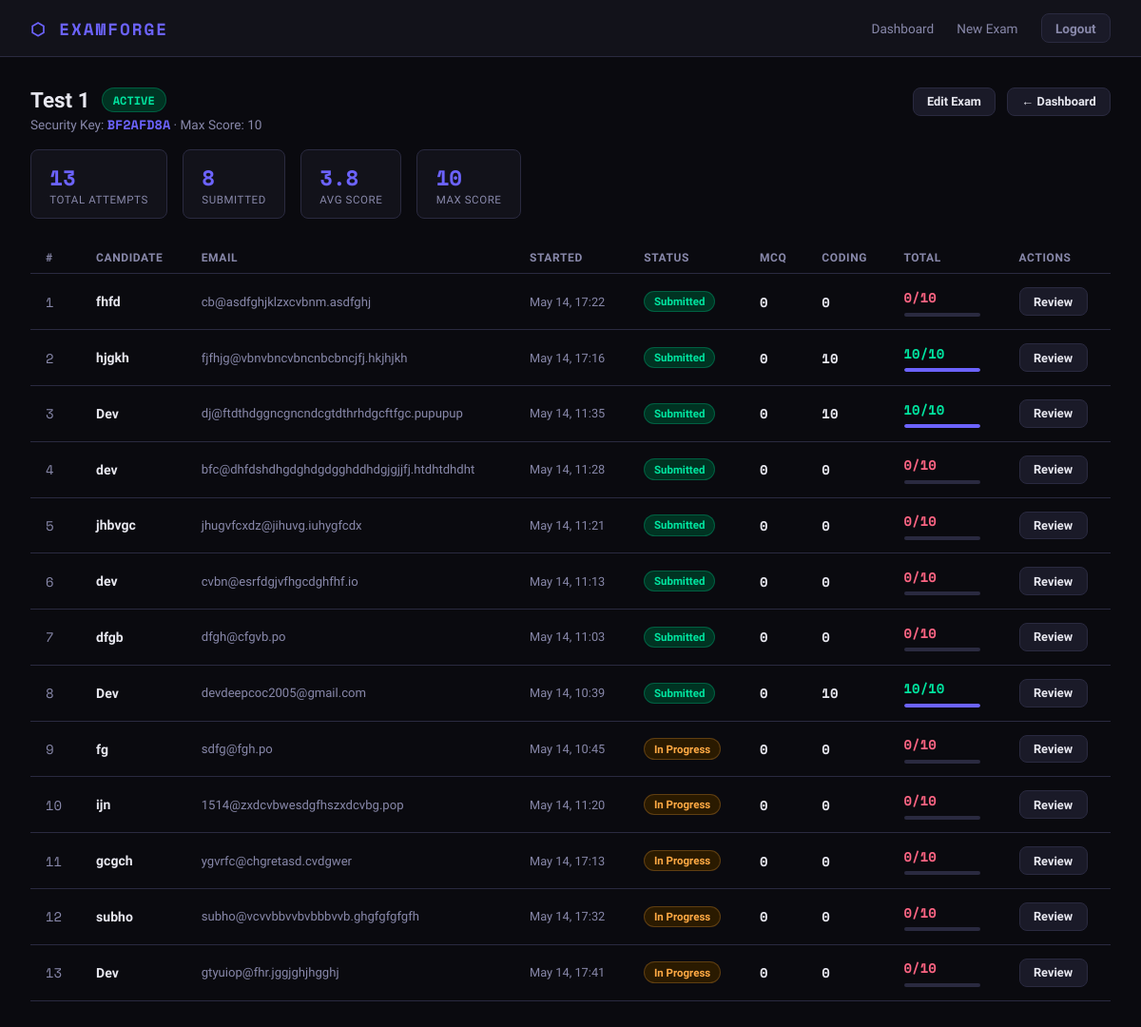
Screenshot of /exam/1/results (signed in) with the database file from the repository.
### app.py (models this page shows)
class Exam(db.Model):
    id = db.Column(db.Integer, primary_key=True)
    title = db.Column(db.String(200), nullable=False)
    security_key = db.Column(db.String(20), unique=True, nullable=False)
    teacher_id = db.Column(db.Integer, db.ForeignKey('teacher.id'), nullable=False)
    total_time_minutes = db.Column(db.Integer, default=60)
    mcq_enabled = db.Column(db.Boolean, default=True)
    coding_enabled = db.Column(db.Boolean, default=True)
    mcq_time_minutes = db.Column(db.Integer, default=30)
    coding_time_minutes = db.Column(db.Integer, default=30)
    is_active = db.Column(db.Boolean, default=True)
    allowed_emails = db.Column(db.Text)  # Comma-separated list of allowed emails (empty = anyone)
    created_at = db.Column(db.DateTime, default=now_ist)
    questions = db.relationship('Question', backref='exam', lazy=True, cascade='all, delete-orphan')
    attempts = db.relationship('Attempt', backref='exam', lazy=True, cascade='all, delete-orphan')

class Attempt(db.Model):
    id = db.Column(db.Integer, primary_key=True)
    exam_id = db.Column(db.Integer, db.ForeignKey('exam.id'), nullable=False)
    candidate_name = db.Column(db.String(100), nullable=False)
    candidate_email = db.Column(db.String(150), nullable=False)
    started_at = db.Column(db.DateTime, default=now_ist)
    submitted_at = db.Column(db.DateTime)
    mcq_submitted = db.Column(db.Boolean, default=False)
    mcq_started_at = db.Column(db.DateTime)
    mcq_score = db.Column(db.Integer, default=0)
    coding_submitted = db.Column(db.Boolean, default=False)
    coding_started_at = db.Column(db.DateTime)
    coding_score = db.Column(db.Integer, default=0)
    total_score = db.Column(db.Integer, default=0)
    max_score = db.Column(db.Integer, default=0)
    answers = db.relationship('Answer', backref='attempt', lazy=True, cascade='all, delete-orphan')
    email_sent = db.Column(db.Boolean, default=False)

### app.py (the view)
@app.route('/exam/<int:exam_id>/results')
@teacher_required
def exam_results(exam_id):
    exam = Exam.query.get_or_404(exam_id)
    if exam.teacher_id != session['teacher_id']:
        return redirect(url_for('dashboard'))
    attempts = Attempt.query.filter_by(exam_id=exam_id).order_by(Attempt.submitted_at.desc()).all()
    max_score = get_max_score(exam)
    return render_template('exam_results.html', exam=exam, attempts=attempts, max_score=max_score)

### app.py (called while the page is built)
def get_max_score(exam):
    return sum(q.marks for q in exam.questions)

def teacher_required(f):
    from functools import wraps
    @wraps(f)
    def decorated(*args, **kwargs):
        if 'teacher_id' not in session:
            return redirect(url_for('teacher_login'))
        return f(*args, **kwargs)
    return decorated

### templates/exam_results.html (shortened to what this page needs)
{% extends "base.html" %}
{% block content %}
<div class="results-header">
  <div>
    <div style="display:flex; align-items:center; gap:0.75rem; flex-wrap:wrap;">
      <h1>{{ exam.title }}</h1>
      <span class="tag {{ 'tag-active' if exam.is_active else 'tag-inactive' }}">{{ 'ACTIVE' if exam.is_active else 'PAUSED' }}</span>
    </div>
    <p>Security Key: <strong style="font-family:var(--font-mono); color:var(--accent);">{{ exam.security_key }}</strong> · Max Score: {{ max_score }}</p>
  </div>
  <div style="display:flex; gap:0.75rem;">
    <a href="{{ url_for('edit_exam', exam_id=exam.id) }}" class="btn btn-secondary btn-sm">Edit Exam</a>
    <a href="{{ url_for('dashboard') }}" class="btn btn-secondary btn-sm">← Dashboard</a>
  </div>
</div>
{% if attempts %}
{% set submitted = attempts | selectattr('submitted_at') | list %}
{% set avg = (submitted | sum(attribute='total_score') / submitted|length)|round(1) if submitted else 0 %}
<div class="stats-bar">
  <div class="stat-pill"><div class="val">{{ attempts|length }}</div><div class="lbl">Total Attempts</div></div>
  <div class="stat-pill"><div class="val">{{ submitted|length }}</div><div class="lbl">Submitted</div></div>
  <div class="stat-pill"><div class="val">{{ avg }}</div><div class="lbl">Avg Score</div></div>
  <div class="stat-pill"><div class="val">{{ max_score }}</div><div class="lbl">Max Score</div></div>
</div>
{% endif %}
<div class="table-wrap">
  {% if attempts %}
  <table>
    <thead>
      <tr>
        <th>#</th>
        <th>Candidate</th>
        <th>Email</th>
        <th>Started</th>
        <th>Status</th>
        <th>MCQ</th>
        <th>Coding</th>
        <th>Total</th>
        <th>Actions</th>
      </tr>
    </thead>
    <tbody>
      {% for attempt in attempts %}
      {% set pct = (attempt.total_score / max_score * 100)|int if max_score > 0 else 0 %}
      <tr>
        <td style="color:var(--text-muted); font-family:var(--font-mono);">{{ loop.index }}</td>
        <td><strong>{{ attempt.candidate_name }}</strong></td>
        <td style="color:var(--text-muted); font-size:0.82rem;">{{ attempt.candidate_email }}</td>
        <td style="color:var(--text-muted); font-size:0.8rem;">{{ attempt.started_at.strftime('%b %d, %H:%M') }}</td>
        <td>
          {% if attempt.submitted_at %}
          <span class="status-badge status-done">Submitted</span>
          {% else %}
          <span class="status-badge status-pending">In Progress</span>
          {% endif %}
        </td>
        <td class="score-cell">{{ attempt.mcq_score }}</td>
        <td class="score-cell">{{ attempt.coding_score }}</td>
        <td>
          <div class="score-cell {{ 'score-high' if pct >= 70 else ('score-mid' if pct >= 40 else 'score-low') }}">
            {{ attempt.total_score }}/{{ max_score }}
          </div>
          <div class="mini-bar"><div class="mini-fill" style="width:{{ pct }}%"></div></div>
        </td>
        <td>
          <a href="{{ url_for('attempt_detail', attempt_id=attempt.id) }}" class="btn btn-secondary btn-sm">Review</a>
        </td>
      </tr>
      {% endfor %}
    </tbody>
  </table>
  {% else %}
  <div class="empty">
    <div style="font-size:2.5rem; margin-bottom:0.75rem;">📭</div>
    <h3>No attempts yet</h3>
    <p style="margin-top:0.3rem; font-size:0.85rem;">Share the security key <strong style="color:var(--accent);">{{ exam.security_key }}</strong> with students to begin</p>
  </div>
  {% endif %}
</div>
{% endblock %}

### templates/base.html (style rules this page uses)
:root { --bg: #0a0a0f; --surface: #12121a; --surface2: #1a1a28; --border: #2a2a40; --accent: #6c63ff; --accent2: #ff6584; --green: #00e5a0; --text: #e8e8f0; --text-muted: #8888aa; --font-mono: 'Space Mono', monospace; --font-sans: 'Sora', sans-serif; }
* { margin:0; padding:0; box-sizing:border-box; }
body { background:var(--bg); color:var(--text); font-family:var(--font-sans); min-height:100vh; }
a { color:var(--accent); text-decoration:none; }
.btn { display:inline-flex; align-items:center; gap:0.5rem; padding:0.6rem 1.4rem; border-radius:8px; font-family:var(--font-sans); font-size:0.875rem; font-weight:600; border:none; cursor:pointer; transition:all 0.2s; }
.btn-secondary { background:var(--surface2); color:var(--text); border:1px solid var(--border); }
.btn-sm { padding:0.4rem 0.9rem; font-size:0.8rem; }
.tag { display:inline-block; padding:0.2rem 0.7rem; border-radius:20px; font-size:0.75rem; font-weight:600; font-family:var(--font-mono); }
.tag-active { background:#003322; color:var(--green); border:1px solid #00e5a040; }
h1 { font-size:1.8rem; font-weight:700; }

### templates/exam_results.html (style rules this page uses)
.results-header { padding:2rem 2rem 1rem; display:flex; align-items:flex-start; justify-content:space-between; flex-wrap:wrap; gap:1rem; }
.results-header h1 { font-size:1.4rem; }
.results-header p { color:var(--text-muted); font-size:0.85rem; margin-top:0.2rem; }
.stats-bar { display:flex; gap:1rem; padding:0 2rem 1.5rem; flex-wrap:wrap; }
.stat-pill { background:var(--surface); border:1px solid var(--border); border-radius:8px; padding:0.75rem 1.2rem; }
.stat-pill .val { font-family:var(--font-mono); font-size:1.4rem; font-weight:700; color:var(--accent); }
.stat-pill .lbl { font-size:0.72rem; color:var(--text-muted); text-transform:uppercase; letter-spacing:0.05em; }
.table-wrap { padding:0 2rem 2rem; overflow-x:auto; }
table { width:100%; border-collapse:collapse; }
th { text-align:left; font-size:0.75rem; text-transform:uppercase; letter-spacing:0.05em; color:var(--text-muted); padding:0.6rem 1rem; border-bottom:1px solid var(--border); }
td { padding:0.85rem 1rem; border-bottom:1px solid var(--border); font-size:0.875rem; }
.score-cell { font-family:var(--font-mono); font-weight:700; }
.score-high { color:var(--green); }
.score-low { color:var(--accent2); }
.status-badge { display:inline-block; padding:0.2rem 0.6rem; border-radius:20px; font-size:0.72rem; font-weight:600; }
.status-done { background:#003322; color:var(--green); border:1px solid #00e5a040; }
.status-pending { background:#2a1a00; color:#ffaa44; border:1px solid #ffaa4440; }
.mini-bar { height:4px; background:var(--border); border-radius:2px; margin-top:0.35rem; overflow:hidden; width:80px; }
.mini-fill { height:100%; border-radius:2px; background:var(--accent); }

### rows the page displays
Exam: title "Test 1", is_active "ACTIVE", security_key "BF2AFD8A"
Attempt: candidate_name "fhfd", candidate_email "cb@asdfghjklzxcvbnm.asdfghj", started_at "May 14, 17:22", shows "Submitted", mcq_score "0", coding_score "0", total_score "0", max_score "10"
Attempt: candidate_name "hjgkh", candidate_email "fjfhjg@vbnvbncvbncnbcbncjfj.hkjhjkh", started_at "May 14, 17:16", shows "Submitted", mcq_score "0", coding_score "10", total_score "10", max_score "10", {{ pct }} 100 (drawn)
Attempt: candidate_name "Dev", candidate_email "dj@ftdthdggncgncndcgtdthrhdgcftfgc.pupupup", started_at "May 14, 11:35", shows "Submitted", mcq_score "0", coding_score "10", total_score "10", max_score "10", {{ pct }} 100 (drawn)
Attempt: candidate_name "dev", candidate_email "bfc@dhfdshdhgdghdgdgghddhdgjgjjfj.htdhtdhdht", started_at "May 14, 11:28", shows "Submitted", mcq_score "0", coding_score "0", total_score "0", max_score "10"
Attempt: candidate_name "jhbvgc", candidate_email "jhugvfcxdz@jihuvg.iuhygfcdx", started_at "May 14, 11:21", shows "Submitted", mcq_score "0", coding_score "0", total_score "0", max_score "10"
Attempt: candidate_name "dev", candidate_email "cvbn@esrfdgjvfhgcdghfhf.io", started_at "May 14, 11:13", shows "Submitted", mcq_score "0", coding_score "0", total_score "0", max_score "10"
Attempt: candidate_name "dfgb", candidate_email "dfgh@cfgvb.po", started_at "May 14, 11:03", shows "Submitted", mcq_score "0", coding_score "0", total_score "0", max_score "10"
Attempt: candidate_name "Dev", candidate_email "devdeepcoc2005@gmail.com", started_at "May 14, 10:39", shows "Submitted", mcq_score "0", coding_score "10", total_score "10", max_score "10", {{ pct }} 100 (drawn)
Attempt: candidate_name "fg", candidate_email "sdfg@fgh.po", started_at "May 14, 10:45", shows "In Progress", mcq_score "0", coding_score "0", total_score "0", max_score "10"
Attempt: candidate_name "ijn", candidate_email "1514@zxdcvbwesdgfhszxdcvbg.pop", started_at "May 14, 11:20", shows "In Progress", mcq_score "0", coding_score "0", total_score "0", max_score "10"
Attempt: candidate_name "gcgch", candidate_email "ygvrfc@chgretasd.cvdgwer", started_at "May 14, 17:13", shows "In Progress", mcq_score "0", coding_score "0", total_score "0", max_score "10"
Attempt: candidate_name "subho", candidate_email "subho@vcvvbbvvbvbbbvvb.ghgfgfgfgfh", started_at "May 14, 17:32", shows "In Progress", mcq_score "0", coding_score "0", total_score "0", max_score "10"
Attempt: candidate_name "Dev", candidate_email "gtyuiop@fhr.jggjghjhgghj", started_at "May 14, 17:41", shows "In Progress", mcq_score "0", coding_score "0", total_score "0", max_score "10"

### other values shown
{{ max_score }} "10"
{{ attempts|length }} "13"
{{ submitted|length }} "8"
{{ avg }} "3.8"
